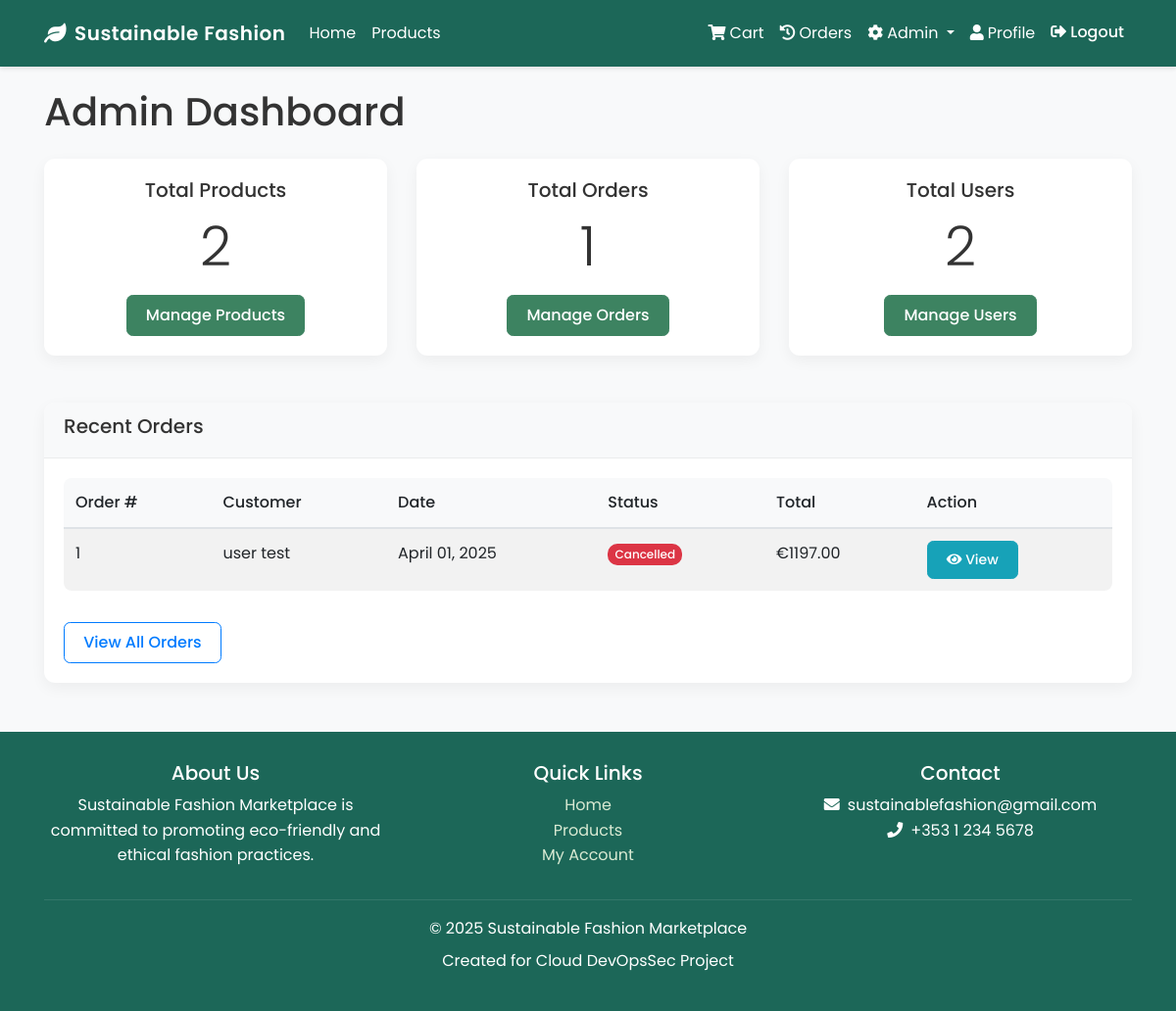
/admin-panel/ (signed in), run on an earlier commit of the app's database.
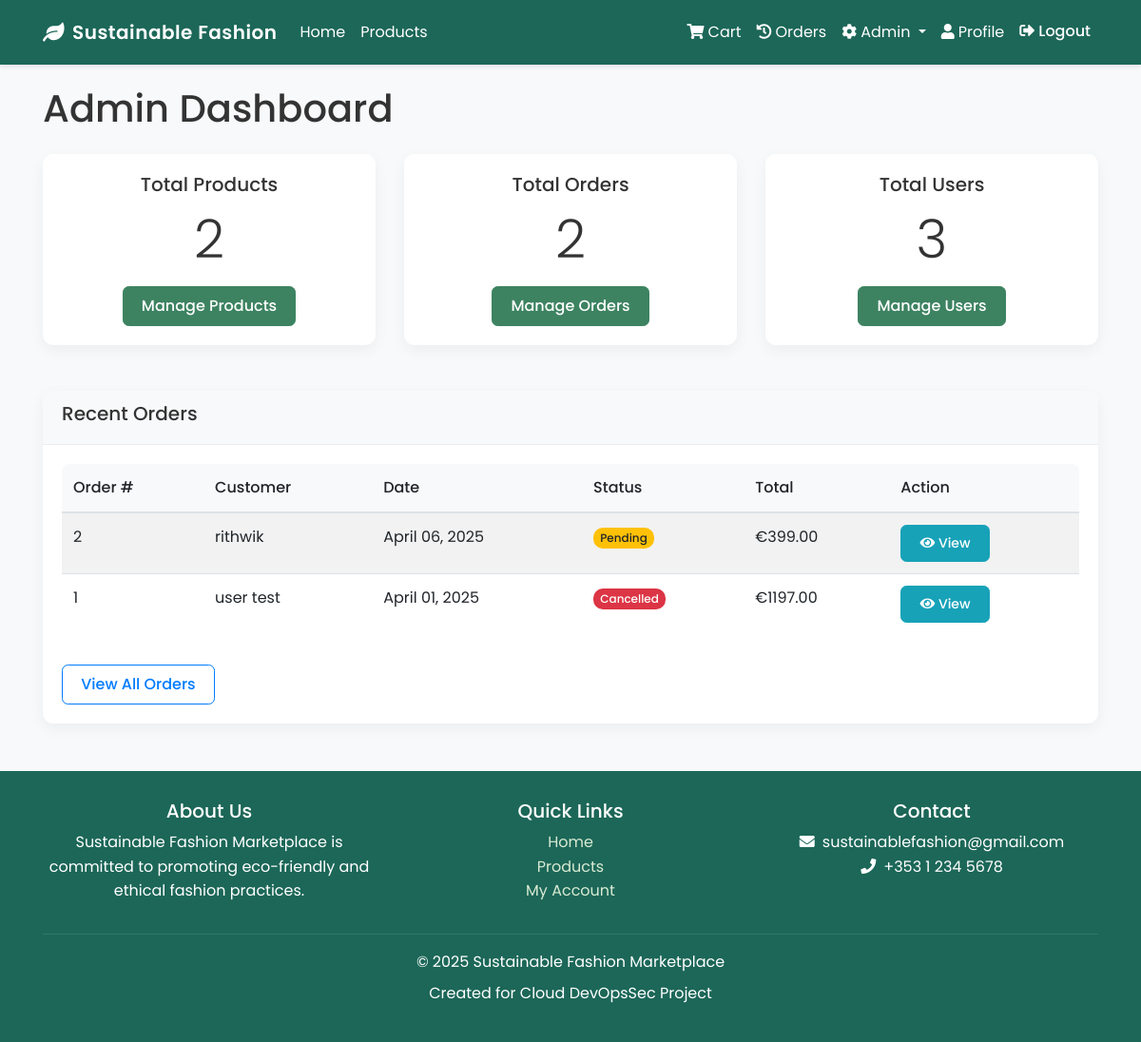
And on a later commit of the database.
### cart/models.py (models this page shows, shortened)
class Order(models.Model):
    STATUS_CHOICES = (
        ('pending', 'Pending'),
        ('processing', 'Processing'),
        ('shipped', 'Shipped'),
        ('delivered', 'Delivered'),
        ('cancelled', 'Cancelled'),
    )
    user = models.ForeignKey(User, on_delete=models.CASCADE)
    full_name = models.CharField(max_length=100)
    email = models.EmailField()
    address = models.CharField(max_length=250)
    city = models.CharField(max_length=100)
    postal_code = models.CharField(max_length=20)
    country = models.CharField(max_length=100)
    created = models.DateTimeField(auto_now_add=True)
    updated = models.DateTimeField(auto_now=True)
    status = models.CharField(max_length=20, choices=STATUS_CHOICES, default='pending')
    total_price = models.DecimalField(max_digits=10, decimal_places=2)
    class Meta:
        ordering = ['-created']

### admin_panel/views.py (the view)
# urls.py: path('', views.admin_dashboard, name='admin-dashboard'),
@login_required
@user_passes_test(is_admin)
def admin_dashboard(request):
    total_products = Product.objects.count()
    total_orders = Order.objects.count()
    total_users = User.objects.filter(is_superuser=False).count()
    recent_orders = Order.objects.order_by('-created')[:5]
    context = {
        'title': 'Admin Dashboard',
        'total_products': total_products,
        'total_orders': total_orders,
        'total_users': total_users,
        'recent_orders': recent_orders
    }
    return render(request, 'admin_panel/dashboard.html', context)

### admin_panel/views.py (called while the page is built)
def is_admin(user):
    return user.is_staff or user.is_superuser

### cart/context_processors.py (called while the page is built)
def cart_counter(request):
    if request.user.is_authenticated:
        cart_count = CartItem.objects.filter(user=request.user).count()
        return {'cart_count': cart_count}
    return {'cart_count': 0}

### templates/admin_panel/dashboard.html
{% extends "base.html" %}
{% block content %}
    <h1 class="mb-4">Admin Dashboard</h1>
    <div class="row">
        <div class="col-md-4 mb-4">
            <div class="card text-center">
                <div class="card-body">
                    <h5 class="card-title">Total Products</h5>
                    <p class="card-text display-4">{{ total_products }}</p>
                    <a href="{% url 'admin-product-management' %}" class="btn btn-primary">Manage Products</a>
                </div>
            </div>
        </div>
        <div class="col-md-4 mb-4">
            <div class="card text-center">
                <div class="card-body">
                    <h5 class="card-title">Total Orders</h5>
                    <p class="card-text display-4">{{ total_orders }}</p>
                    <a href="{% url 'admin-order-management' %}" class="btn btn-primary">Manage Orders</a>
                </div>
            </div>
        </div>
        <div class="col-md-4 mb-4">
            <div class="card text-center">
                <div class="card-body">
                    <h5 class="card-title">Total Users</h5>
                    <p class="card-text display-4">{{ total_users }}</p>
                    <a href="{% url 'admin-user-management' %}" class="btn btn-primary">Manage Users</a>
                </div>
            </div>
        </div>
    </div>
    <div class="card mt-4">
        <div class="card-header">
            <h5>Recent Orders</h5>
        </div>
        <div class="card-body">
            <div class="table-responsive">
                <table class="table table-striped">
                    <thead>
                        <tr>
                            <th>Order #</th>
                            <th>Customer</th>
                            <th>Date</th>
                            <th>Status</th>
                            <th>Total</th>
                            <th>Action</th>
                        </tr>
                    </thead>
                    <tbody>
                        {% for order in recent_orders %}
                            <tr>
                                <td>{{ order.id }}</td>
                                <td>{{ order.full_name }}</td>
                                <td>{{ order.created|date:"F d, Y" }}</td>
                                <td>
                                    {% if order.status == 'pending' %}
                                        <span class="badge badge-warning">{{ order.get_status_display }}</span>
                                    {% elif order.status == 'processing' %}
                                        <span class="badge badge-info">{{ order.get_status_display }}</span>
                                    {% elif order.status == 'shipped' %}
                                        <span class="badge badge-primary">{{ order.get_status_display }}</span>
                                    {% elif order.status == 'delivered' %}
                                        <span class="badge badge-success">{{ order.get_status_display }}</span>
                                    {% elif order.status == 'cancelled' %}
                                        <span class="badge badge-danger">{{ order.get_status_display }}</span>
                                    {% endif %}
                                </td>
                                <td>€{{ order.total_price }}</td>
                                <td>
                                    <a href="{% url 'admin-order-detail' order.id %}" class="btn btn-sm btn-info">
                                        <i class="fas fa-eye"></i> View
                                    </a>
                                </td>
                            </tr>
                        {% endfor %}
                    </tbody>
                </table>
            </div>
            <a href="{% url 'admin-order-management' %}" class="btn btn-outline-primary mt-3">View All Orders</a>
        </div>
    </div>
{% endblock content %}

### templates/base.html (shortened to what this page needs)
<!DOCTYPE html>
<html lang="en">
<head>
    <link rel="stylesheet" href="https://cdn.jsdelivr.net/npm/bootstrap@4.6.2/dist/css/bootstrap.min.css">
    <link rel="stylesheet" href="https://cdnjs.cloudflare.com/ajax/libs/font-awesome/5.15.3/css/all.min.css">
</head>
<body>
    <nav class="navbar navbar-expand-lg navbar-dark fixed-top">
        <div class="container">
            <a class="navbar-brand" href="{% url 'home' %}">
                <i class="fas fa-leaf mr-2"></i>Sustainable Fashion
            </a>
            <div class="collapse navbar-collapse" id="navbarNav">
                <ul class="navbar-nav mr-auto">
                    <li class="nav-item">
                        <a class="nav-link" href="{% url 'home' %}">Home</a>
                    </li>
                    <li class="nav-item">
                        <a class="nav-link" href="{% url 'products' %}">Products</a>
                    </li>
                </ul>
                <ul class="navbar-nav">
                    {% if user.is_authenticated %}
                        <li class="nav-item">
                            <a class="nav-link" href="{% url 'cart' %}">
                                <i class="fas fa-shopping-cart mr-1"></i>Cart
                            </a>
                        </li>
                        <li class="nav-item">
                            <a class="nav-link" href="{% url 'order-history' %}">
                                <i class="fas fa-history mr-1"></i>Orders
                            </a>
                        </li>
                        {% if user.is_superuser %}
                            <li class="nav-item dropdown">
                                <a class="nav-link dropdown-toggle" href="#" id="adminDropdown" role="button" data-toggle="dropdown">
                                    <i class="fas fa-cog mr-1"></i>Admin
                                </a>
                            </li>
                        {% endif %}
                        <li class="nav-item">
                            <a class="nav-link" href="{% url 'profile' %}">
                                <i class="fas fa-user mr-1"></i>Profile
                            </a>
                        </li>
                        <li class="nav-item">
                            <form method="POST" action="{% url 'logout' %}" class="nav-link p-0">
                                <button type="submit" class="btn btn-link nav-link">
                                    <i class="fas fa-sign-out-alt mr-1"></i>Logout
                                </button>
                            </form>
                        </li>
                    {% endif %}
                </ul>
            </div>
        </div>
    </nav>
    <main class="container mt-4">
        {% block content %}{% endblock %}
    </main>
    <footer class="footer">
        <div class="container text-center">
            <div class="row">
                <div class="col-md-4">
                    <h5>About Us</h5>
                    <p>Sustainable Fashion Marketplace is committed to promoting eco-friendly and ethical fashion practices.</p>
                </div>
                <div class="col-md-4">
                    <h5>Quick Links</h5>
                    <ul class="list-unstyled">
                        <li><a href="{% url 'home' %}">Home</a></li>
                        <li><a href="{% url 'products' %}">Products</a></li>
                        {% if user.is_authenticated %}
                            <li><a href="{% url 'profile' %}">My Account</a></li>
                        {% else %}
                            <li><a href="{% url 'login' %}">Login</a></li>
                        {% endif %}
                    </ul>
                </div>
                <div class="col-md-4">
                    <h5>Contact</h5>
                    <p>
                        <i class="fas fa-envelope mr-2"></i>sustainablefashion@gmail.com<br>
                        <i class="fas fa-phone mr-2"></i>+353 1 234 5678
                    </p>
                </div>
            </div>
            <hr style="border-color: rgba(255,255,255,0.1);">
            <p>&copy; 2025 Sustainable Fashion Marketplace</p>
            <p>Created for Cloud DevOpsSec Project</p>
        </div>
    </footer>
</body>
</html>

### templates/base.html (style rules this page uses)
html { height: 100%; }
body { background-color: #f8f9fa; padding-top: 66px; font-family: 'Poppins', sans-serif; color: #333; line-height: 1.6; min-height: 100%; display: flex; flex-direction: column; }
main { flex: 1 0 auto; }
.navbar { background-color: #1c6758; box-shadow: 0 2px 5px rgba(0,0,0,0.1); padding: 0.8rem 1rem; }
.navbar-brand { font-weight: 600; letter-spacing: 0.5px; }
.navbar-brand, .navbar-nav .nav-link { color: white !important; transition: all 0.3s ease; }
.navbar .btn-link { color: white; padding: 0.5rem 0; border: none; background: none; }
.btn { border-radius: 0.4rem; padding: 0.5rem 1.2rem; transition: all 0.3s ease; font-weight: 500; }
.btn-primary { background-color: #3d8361; border-color: #3d8361; }
.card { border: none; border-radius: 0.7rem; overflow: hidden; box-shadow: 0 5px 15px rgba(0,0,0,0.05); transition: all 0.3s ease; }
.card-header { background-color: #f8f9fa; border-bottom: 1px solid rgba(0,0,0,0.05); font-weight: 500; }
.footer { background-color: #1c6758; color: white; padding: 30px 0; flex-shrink: 0; margin-top: 50px; }
.footer p { margin-bottom: 0.5rem; }
.badge { font-weight: 500; padding: 0.4em 0.6em; border-radius: 10px; }
.table { background-color: white; border-radius: 0.5rem; overflow: hidden; }
.table th { background-color: #f8f9fa; border-top: none; font-weight: 500; }
hr { border-top: 1px solid rgba(0,0,0,0.1); }
.footer a { color: #d9ead3; transition: color 0.3s ease; }

What changed in the data, as far as the page shows it:
added Order: id "2", full_name "rithwik", created "April 06, 2025", status "Pending", total_price "399.00"
Also different on the page:
{{ total_orders }}: "1" → "2"
{{ total_users }}: "2" → "3"
